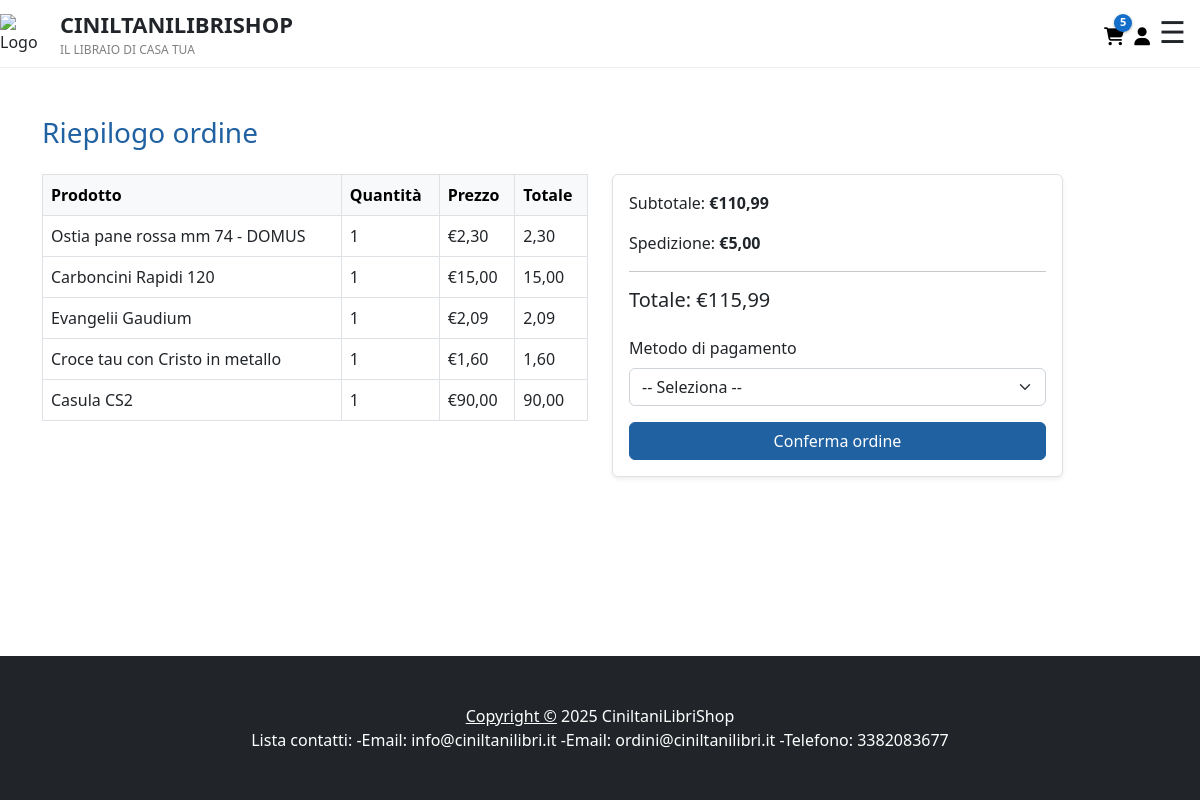
The page /ecommerce/checkout/ (signed in) on the database as committed earlier.
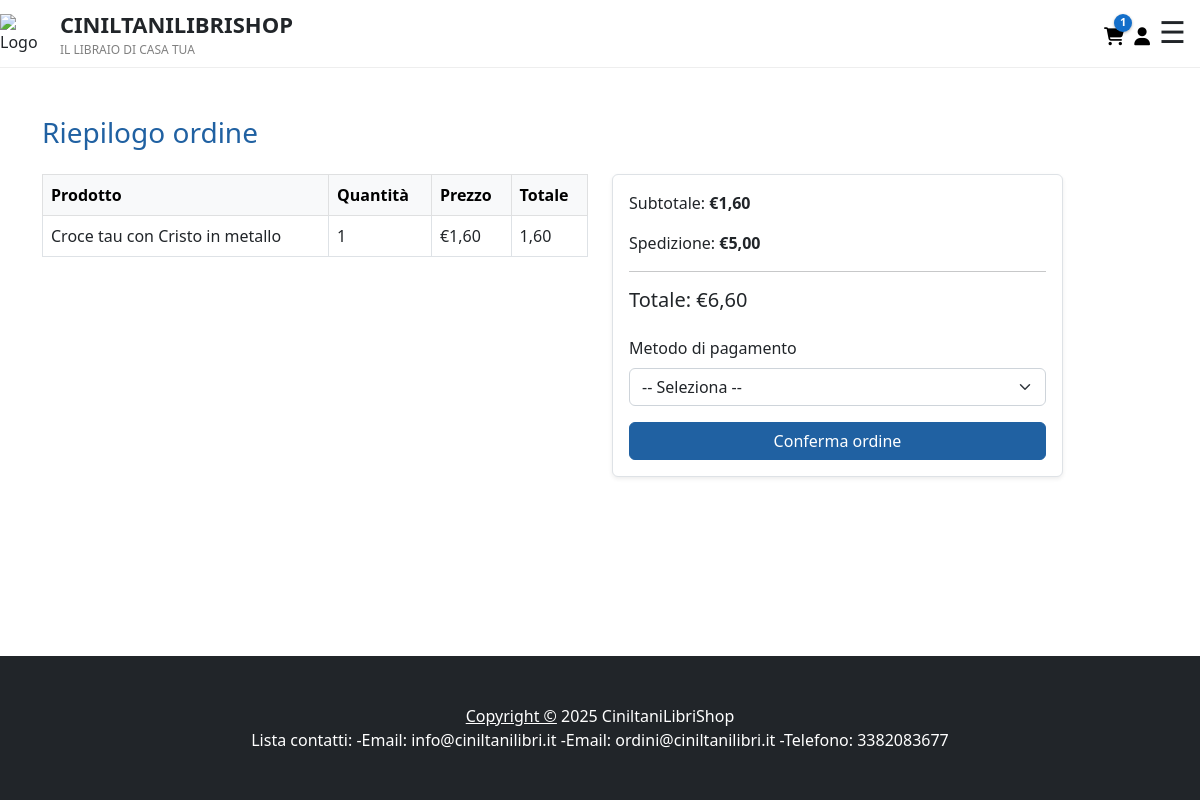
The same page on the database as committed later.
### ecommerce/models.py (models this page shows, shortened)
class Carrello(models.Model):
    utente = models.ForeignKey(Utente, on_delete=models.CASCADE)
    prodotto = models.ForeignKey(Prodotto, on_delete=models.CASCADE)
    quantita = models.PositiveIntegerField(default=1)

class Prodotto(models.Model):
    CATEGORIE = [
        ('libri', 'Libri'),
        ('oggettistica', 'Oggettistica'),
        ('cereria', 'Cereria'),
        ('immaginette', 'Immaginette'),
        ('santa_messa', 'Ostie e vino per S. Messa'),
        ('incenso-carboncini', 'Incenso e carboncini'),
    ]
    CLASSI_SPEDIZIONE = [
        ('incenso-carboncini', 'Carboncini incenso'),
        ('libri', 'Libri'),
        ('oggettistica', 'Oggettistica'),
        ('vino', 'Vino'),
    ]
    nome = models.CharField(max_length=120)
    descrizione = models.TextField(blank=True, null=True)
    categoria = models.CharField(max_length=20, choices=CATEGORIE)
    prezzo = models.DecimalField(max_digits=10, decimal_places=2)
    prezzo_scontato = models.DecimalField(max_digits=10, decimal_places=2)
    foto = models.ImageField(upload_to="prodotti/")
    lunghezza_cm = models.DecimalField(max_digits=6, decimal_places=2, blank=True, null=True)
    larghezza_cm = models.DecimalField(max_digits=6, decimal_places=2, blank=True, null=True)
    altezza_cm = models.DecimalField(max_digits=6, decimal_places=2, blank=True, null=True)
    peso_g = models.DecimalField(max_digits=7, decimal_places=2, blank=True, null=True)
    classe_spedizione = models.CharField(max_length=20, choices=CLASSI_SPEDIZIONE, blank=True, null=True)
    quantita = models.PositiveSmallIntegerField()
    disponibile = models.BooleanField(default=True)
    class Meta:
        verbose_name = "Prodotto"
        verbose_name_plural = "Prodotti"

### ecommerce/views.py (the view, shortened to what this page needs)
# urls.py: path('checkout/', views.checkout, name='checkout'),
@login_required
def checkout(request):
    utente = request.user
    carrello_items = Carrello.objects.filter(utente=utente)
    if not carrello_items.exists():
        return redirect('ecommerce:visualizza_carrello')
    for item in carrello_items:
        prezzo = item.prodotto.prezzo_scontato or item.prodotto.prezzo
        item.totale = prezzo * item.quantita  # aggiungi attributo dinamico
    subtotale = Decimal('0.00')
    for item in carrello_items:
        prezzo = item.prodotto.prezzo_scontato or item.prodotto.prezzo
        subtotale += prezzo * item.quantita
    costo_spedizione = Decimal('5.00')
    totale = subtotale + costo_spedizione
    return render(request, 'checkout.html', {
        'carrello_items': carrello_items,
        'subtotale': subtotale,
        'totale': totale,
        'costo_spedizione': costo_spedizione,
        'ordine_completato': False,
    })

### ecommerce/carrello_processor.py (called while the page is built)
def carrello_item_count(request):
    if request.user.is_authenticated:
        item_count = Carrello.objects.filter(
            utente=request.user,
            quantita__gt=0
        ).aggregate(
            total=Sum('quantita')
        )['total'] or 0
    else:
        item_count = 0
    return {'carrello_item_count': item_count}

### ecommerce/templates/checkout.html (shortened to what this page needs)
{% extends "index.html" %}
{% load static %}
{% block content %}
<section class="py-5">
  <div class="container">
    {% if ordine_completato %}
      <div class="alert alert-success text-center">
        <h4 class="mb-3">Ordine completato con successo!</h4>
        <p>Grazie per il tuo acquisto. Il numero del tuo ordine è <strong>#{{ numero_ordine }}</strong>.</p>
        <a href="{% url 'ecommerce:catalogo' %}" class="btn btn-primary mt-3">Torna al catalogo</a>
      </div>
    {% else %}
      <h3 class="mb-4" style="color:#2061A2;">Riepilogo ordine</h3>
      <div class="row">
        <div class="col-md-6">
          <table class="table table-bordered">
            <thead class="table-light">
              <tr>
                <th>Prodotto</th>
                <th>Quantità</th>
                <th>Prezzo</th>
                <th>Totale</th>
              </tr>
            </thead>
            <tbody>
              {% for item in carrello_items %}
              <tr>
                <td>{{ item.prodotto.nome }}</td>
                <td>{{ item.quantita }}</td>
                <td>€{{ item.prodotto.prezzo_scontato|default:item.prodotto.prezzo|floatformat:2 }}</td>
                <td>
                  {{ item.totale|floatformat:2 }}
                </td>
              </tr>
              {% endfor %}
            </tbody>
          </table>
        </div>
        <div class="col-md-5">
          <div class="card border shadow-sm">
            <div class="card-body">
              <p>Subtotale: <strong>€{{ subtotale|floatformat:2 }}</strong></p>
              <p>Spedizione: <strong>{% if costo_spedizione == 0 %}Gratuita{% else %}€{{ costo_spedizione|floatformat:2 }}{% endif %}</strong></p>
              <hr>
              <h5>Totale: €{{ totale|floatformat:2 }}</h5>
              <form id="checkout-form" method="post" novalidate>
                <div class="mb-3 mt-4">
                  <label class="form-label">Metodo di pagamento</label>
                  <select class="form-select" name="metodo_pagamento" id="metodo_pagamento" required>
                    <option value="">-- Seleziona --</option>
                  </select>
                </div>
                <button type="submit" class="btn btn-primary w-100">Conferma ordine</button>
              </form>
            </div>
          </div>
        </div>
      </div>
    {% endif %}
  </div>
</section>
{% endblock %}

### templates/index.html (shortened to what this page needs)
{% load static %}
<!DOCTYPE html>
<html lang="it">
    <head>
        <link rel="stylesheet" href="https://cdnjs.cloudflare.com/ajax/libs/font-awesome/6.5.0/css/all.min.css">
        <link href="https://cdn.jsdelivr.net/npm/bootstrap-icons@1.5.0/font/bootstrap-icons.css" rel="stylesheet" />
        <link href="{% static 'css/styles.css' %}" rel="stylesheet" />
    </head>
    <body>
        <div class="wrapper">
        <div class="navbar">
            <div class="left-section">
                <div class="logo-section">
                    <img src="{% static 'assets/logo.jpg' %}" alt="Logo">
                <div>
                    <div class="logo-text">CINILTANILIBRISHOP</div>
                    <div class="slogan">IL LIBRAIO DI CASA TUA</div>
                </div>
            </div>
            </div>
            <div class="icons">
                {% if user.is_authenticated %}
                    <a href="{% url 'ecommerce:visualizza_carrello' %}" style="color:black; position: relative;">
                        <i class="fas fa-shopping-cart" style="margin-top: 10px;"></i>
                        {% if carrello_item_count > 0 %}
                            <span class="cart-count" id="cart-count">{{ carrello_item_count }}</span>
                        {% endif %}
                    </a>
                {% else %}
                    <a href="{% url 'ecommerce:login' %}" style="color:black;">
                        <i class="fas fa-shopping-cart" style="margin-top: 10px;"></i>
                    </a>
                {% endif %}
                {% if user.is_authenticated %}
                    <a href="{% url 'ecommerce:profilo_utente' %}" style="color:black;">
                {% else %}
                    <a href="{% url 'ecommerce:login' %}" style="color:black;">
                {% endif %}
                    <i class="fas fa-user" style="margin-top: 10px;"></i>
                </a>
            </div>
            <div style="padding-left: 10px;" class="hamburger" onclick="toggleSidebar()">&#9776;</div>
        </div>
        <div class="corpo">
            {% block content %}
            {% endblock content%}
        </div>
        <footer class="py-5 bg-dark">
            <div class="container"><p class="m-0 text-center text-white"><a href="{% url 'ecommerce:privacy_policy' %}" style="color:white">Copyright &copy;</a> 2025 CiniltaniLibriShop <br>
                Lista contatti:
                -Email: info@ciniltanilibri.it
                -Email: ordini@ciniltanilibri.it
                -Telefono: 3382083677
                </p>
            </div>
        </footer>
        </div>
    </body>
</html>

### templates/index.html (style rules this page uses)
.cart-count { position: absolute; top: -4px; right: -8px; background-color: rgb(20, 111, 202); color: white; font-size: 11px; font-weight: bold; border-radius: 50%; padding: 2px 5px; min-width: 18px; height: 18px; display: flex; align-items: center; justify-content: center; z-index: 10; box-shadow: 0 1px 3px rgba(0,0,0,0.3); }
.icons a { position: relative; display: inline-block; }

### ecommerce/templates/checkout.html (style rules this page uses)
.btn-primary { background-color: #2061A2; border-color: #2061A2; }

Rows that differ between the two databases and show on the page:
removed Carrello: prodotto.nome "Ostia pane rossa mm 74 - DOMUS", quantita "1", prodotto.prezzo_scontato "2,30", totale "2,30"
removed Carrello: prodotto.nome "Carboncini Rapidi 120", quantita "1", prodotto.prezzo_scontato "15,00", totale "15,00"
removed Carrello: prodotto.nome "Evangelii Gaudium", quantita "1", prodotto.prezzo_scontato "2,09", totale "2,09"
removed Carrello: prodotto.nome "Casula CS2", quantita "1", prodotto.prezzo_scontato "90,00", totale "90,00"
Other text that changed with them:
{{ carrello_item_count }}: "5" → "1"
{{ subtotale|floatformat:2 }}: "110,99" → "1,60"
{{ totale|floatformat:2 }}: "115,99" → "6,60"
